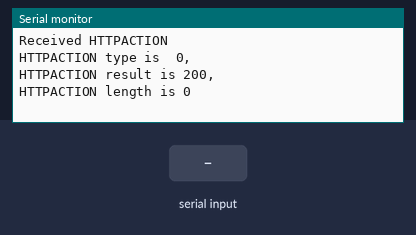
Bench run of a sketch on a simulated Arduino Uno, built with avr-gcc and run on an emulated ATmega328P. On the bench: the last lines printed to the serial monitor. The inputs (shaded band) are chosen by the test bench. The modem accepts every AT command (registered, SIM ready, sends succeed) and sends nothing else.

Above: at 7.4 s.
7.5 s: "AT+\n" received over the second serial link
At 7.9 s:
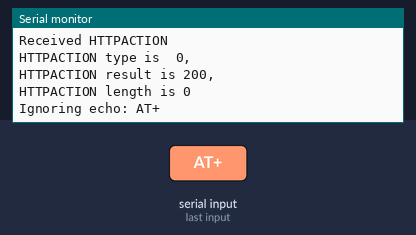
9.0 s: "+HTTPREAD:\n" received over the second serial link
At 9.4 s:
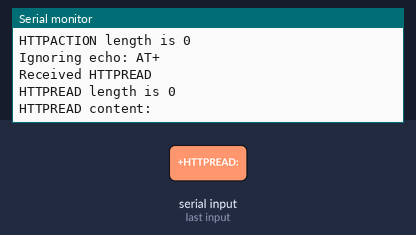
10.5 s: "+HTTPACTION:\n" received over the second serial link
At 11.4 s:
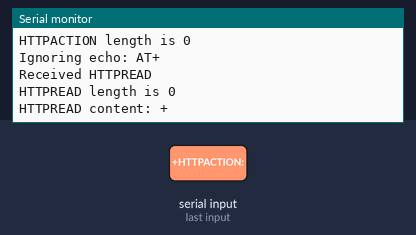

Measured:
- after the input at 7.5 s, the serial monitor: prints a new line at once (image 1)
- after the input at 9.0 s, the serial monitor: prints a new line at once (image 2)
- after the input at 10.5 s, the serial monitor: prints a new line at once (image 3)

The sketch:

gsmHTTPGet_single.ino
```cpp
#include <SoftwareSerial.h>
SoftwareSerial GSM(11, 10); // RX, TX

enum _parseState {
  PS_DETECT_MSG_TYPE,

  PS_IGNORING_COMMAND_ECHO,

  PS_HTTPACTION_TYPE,
  PS_HTTPACTION_RESULT,
  PS_HTTPACTION_LENGTH,

  PS_HTTPREAD_LENGTH,
  PS_HTTPREAD_CONTENT
};

byte parseState = PS_DETECT_MSG_TYPE;
char buffer[80];
byte pos = 0;

int contentLength = 0;

void resetBuffer() {
  memset(buffer, 0, sizeof(buffer));
  pos = 0;
}

void sendGSM(const char* msg, int waitMs = 500) {
  GSM.println(msg);
  delay(waitMs);
  while(GSM.available()) {
    parseATText(GSM.read());
  }
}

void setup()
{
  GSM.begin(9600);
  Serial.begin(9600);

  sendGSM("AT+SAPBR=3,1,\"APN\",\"internet\"");
  sendGSM("AT+SAPBR=1,1",3000);
  sendGSM("AT+HTTPINIT");
  sendGSM("AT+HTTPPARA=\"CID\",1");
  sendGSM("AT+HTTPPARA=\"URL\",\"https://dweet.io/get/latest/dweet/for/CMGpsTrackerTester\"");
  sendGSM("AT+HTTPSSL=1");
  sendGSM("AT+HTTPACTION=0");
}

void loop()
{
  while(GSM.available()) {
    parseATText(GSM.read());
  }
}

void parseATText(byte b) {

  buffer[pos++] = b;

  if ( pos >= sizeof(buffer) )
    resetBuffer(); // just to be safe

  /*
   // Detailed debugging
   Serial.println();
   Serial.print("state = ");
   Serial.println(state);
   Serial.print("b = ");
   Serial.println(b);
   Serial.print("pos = ");
   Serial.println(pos);
   Serial.print("buffer = ");
   Serial.println(buffer);*/

  switch (parseState) {
  case PS_DETECT_MSG_TYPE:
    {
      if ( b == '\n' )
        resetBuffer();
      else {
        if ( pos == 3 && strcmp(buffer, "AT+") == 0 ) {
          parseState = PS_IGNORING_COMMAND_ECHO;
        }
        else if ( b == ':' ) {
          //Serial.print("Checking message type: ");
          //Serial.println(buffer);

          if ( strcmp(buffer, "+HTTPACTION:") == 0 ) {
            Serial.println("Received HTTPACTION");
            parseState = PS_HTTPACTION_TYPE;
          }
          else if ( strcmp(buffer, "+HTTPREAD:") == 0 ) {
            Serial.println("Received HTTPREAD");
            parseState = PS_HTTPREAD_LENGTH;
          }
          resetBuffer();
        }
      }
    }
    break;

  case PS_IGNORING_COMMAND_ECHO:
    {
      if ( b == '\n' ) {
        Serial.print("Ignoring echo: ");
        Serial.println(buffer);
        parseState = PS_DETECT_MSG_TYPE;
        resetBuffer();
      }
    }
    break;

  case PS_HTTPACTION_TYPE:
    {
      if ( b == ',' ) {
        Serial.print("HTTPACTION type is ");
        Serial.println(buffer);
        parseState = PS_HTTPACTION_RESULT;
        resetBuffer();
      }
    }
    break;

  case PS_HTTPACTION_RESULT:
    {
      if ( b == ',' ) {
        Serial.print("HTTPACTION result is ");
        Serial.println(buffer);
        parseState = PS_HTTPACTION_LENGTH;
        resetBuffer();
      }
    }
    break;

  case PS_HTTPACTION_LENGTH:
    {
      if ( b == '\n' ) {
        Serial.print("HTTPACTION length is ");
        Serial.println(buffer);

        // now request content
        GSM.print("AT+HTTPREAD=0,");
        GSM.println(buffer);

        parseState = PS_DETECT_MSG_TYPE;
        resetBuffer();
      }
    }
    break;

  case PS_HTTPREAD_LENGTH:
    {
      if ( b == '\n' ) {
        contentLength = atoi(buffer);
        Serial.print("HTTPREAD length is ");
        Serial.println(contentLength);

        Serial.print("HTTPREAD content: ");

        parseState = PS_HTTPREAD_CONTENT;
        resetBuffer();
      }
    }
    break;

  case PS_HTTPREAD_CONTENT:
    {
      // for this demo I'm just showing the content bytes in the serial monitor
      Serial.write(b);

      contentLength--;

      if ( contentLength <= 0 ) {

        // all content bytes have now been read

        parseState = PS_DETECT_MSG_TYPE;
        resetBuffer();
      }
    }
    break;
  }
}
```
